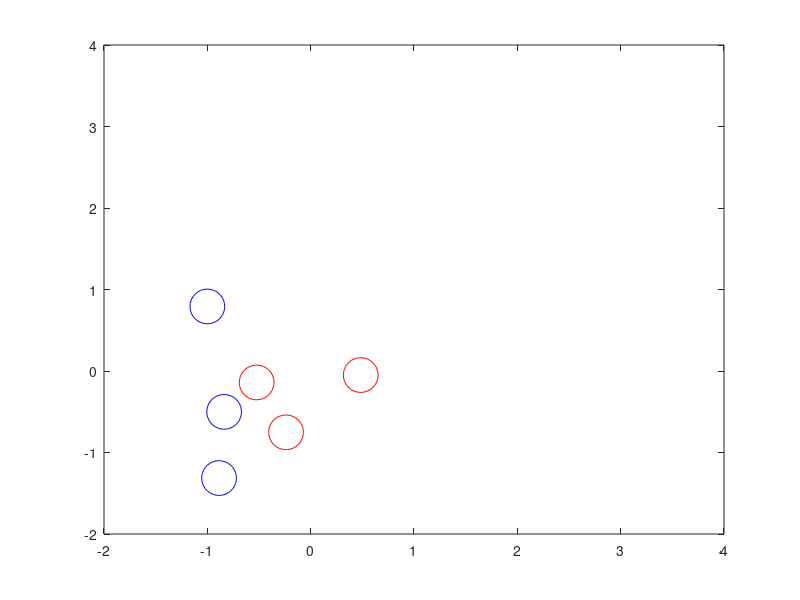

The MATLAB source for this figure:
rng('shuffle'); % To get different results each time
Clusters.ClustersA = 3; % How many clusters of data exist in class 1?
Clusters.ClustersB = 3; % How many clusters of class 2 exist?
% Definition of clusters centers
Clusters.ACoordinates = randn(2,Clusters.ClustersA);
Clusters.BCoordinates = randn(2,Clusters.ClustersB);
for k = 1:Clusters.ClustersA
plot(Clusters.ACoordinates(1,k),Clusters.ACoordinates(2,k),...
'or','MarkerSize',25); hold on
end
for k = 1:Clusters.ClustersB
plot(Clusters.BCoordinates(1,k),Clusters.BCoordinates(2,k),...
'ob','MarkerSize',25); hold on
end
xlim([-2 4]);
ylim([-2,4]);
save Clusters Clusters
